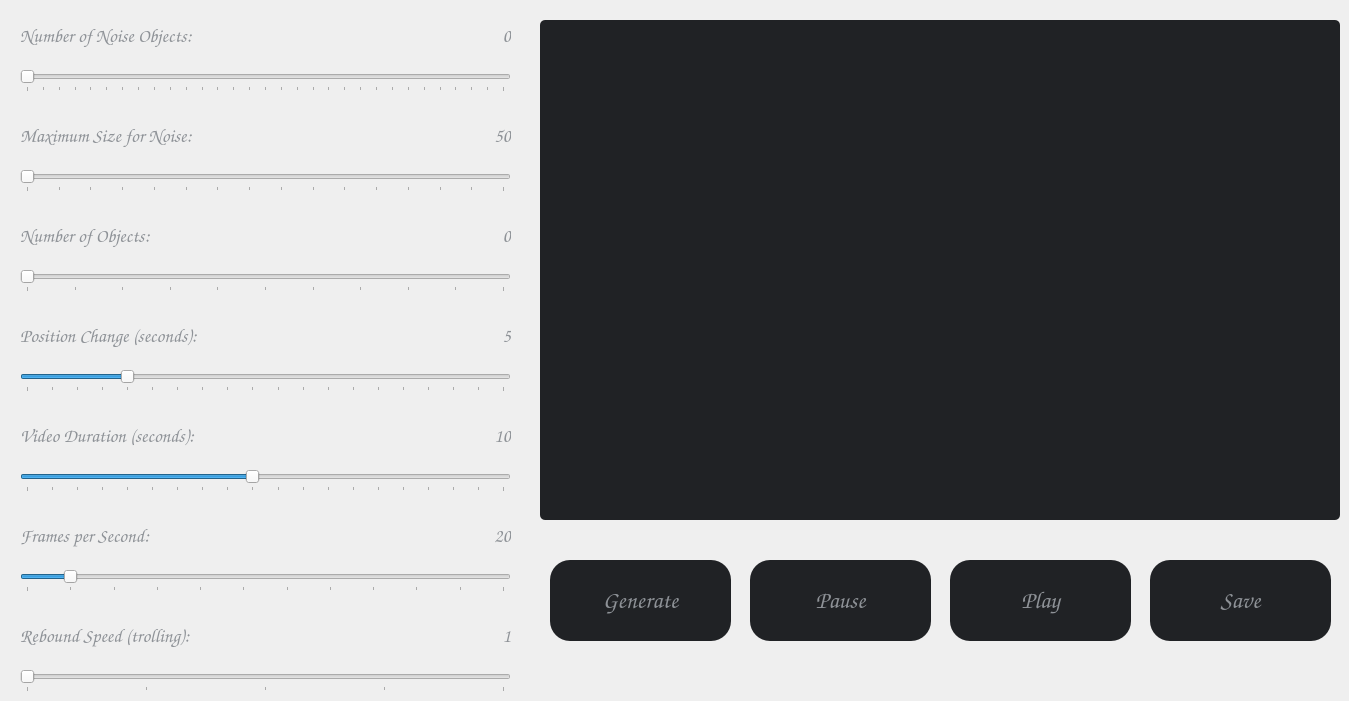
    <widget class="QWidget" name="tabGeneration">
     <attribute name="title">
      <string>Video Generation</string>
     </attribute>
     <widget class="QSlider" name="sliderNoiseObjects">
      <property name="geometry">
       <rect>
        <x>20</x>
        <y>70</y>
        <width>491</width>
        <height>22</height>
       </rect>
      </property>
      <property name="styleSheet">
       <string notr="true"/>
      </property>
      <property name="minimum">
       <number>0</number>
      </property>
      <property name="maximum">
       <number>30</number>
      </property>
      <property name="singleStep">
       <number>1</number>
      </property>
      <property name="value">
       <number>0</number>
      </property>
      <property name="sliderPosition">
       <number>0</number>
      </property>
      <property name="tracking">
       <bool>true</bool>
      </property>
      <property name="orientation">
       <enum>Qt::Horizontal</enum>
      </property>
      <property name="invertedControls">
       <bool>false</bool>
      </property>
      <property name="tickPosition">
       <enum>QSlider::TicksBelow</enum>
      </property>
      <property name="tickInterval">
       <number>1</number>
      </property>
     </widget>
     <widget class="QLabel" name="label_13">
      <property name="geometry">
       <rect>
        <x>20</x>
        <y>20</y>
        <width>321</width>
        <height>31</height>
       </rect>
      </property>
      <property name="font">
       <font>
        <family>Comic Sans MS</family>
        <pointsize>14</pointsize>
       </font>
      </property>
      <property name="styleSheet">
       <string notr="true">color: #8E9297;</string>
      </property>
      <property name="text">
       <string>Number of Noise Objects:</string>
      </property>
     </widget>
     <widget class="QLabel" name="lblNoiseObjects">
      <property name="geometry">
       <rect>
        <x>380</x>
        <y>20</y>
        <width>131</width>
        <height>31</height>
       </rect>
      </property>
      <property name="font">
       <font>
        <family>Comic Sans MS</family>
        <pointsize>14</pointsize>
       </font>
      </property>
      <property name="styleSheet">
       <string notr="true">color: #8E9297;</string>
      </property>
      <property name="text">
       <string>0</string>
      </property>
      <property name="alignment">
       <set>Qt::AlignRight|Qt::AlignTrailing|Qt::AlignVCenter</set>
      </property>
     </widget>
     <widget class="QLabel" name="label_14">
      <property name="geometry">
       <rect>
        <x>20</x>
        <y>120</y>
        <width>321</width>
        <height>31</height>
       </rect>
      </property>
      <property name="font">
       <font>
        <family>Comic Sans MS</family>
        <pointsize>14</pointsize>
       </font>
      </property>
      <property name="styleSheet">
       <string notr="true">color: #8E9297;</string>
      </property>
      <property name="text">
       <string>Maximum Size for Noise:</string>
      </property>
     </widget>
     <widget class="QSlider" name="sliderNoiseMaxSize">
      <property name="geometry">
       <rect>
        <x>20</x>
        <y>170</y>
        <width>491</width>
        <height>22</height>
       </rect>
      </property>
      <property name="styleSheet">
       <string notr="true"/>
      </property>
      <property name="minimum">
       <number>50</number>
      </property>
      <property name="maximum">
       <number>200</number>
      </property>
      <property name="singleStep">
       <number>10</number>
      </property>
      <property name="value">
       <number>50</number>
      </property>
      <property name="sliderPosition">
       <number>50</number>
      </property>
      <property name="tracking">
       <bool>true</bool>
      </property>
      <property name="orientation">
       <enum>Qt::Horizontal</enum>
      </property>
      <property name="invertedControls">
       <bool>false</bool>
      </property>
      <property name="tickPosition">
       <enum>QSlider::TicksBelow</enum>
      </property>
      <property name="tickInterval">
       <number>10</number>
      </property>
     </widget>
     <widget class="QLabel" name="lblNoiseMaxSize">
      <property name="geometry">
       <rect>
        <x>380</x>
        <y>120</y>
        <width>131</width>
        <height>31</height>
       </rect>
      </property>
      <property name="font">
       <font>
        <family>Comic Sans MS</family>
        <pointsize>14</pointsize>
       </font>
      </property>
      <property name="styleSheet">
       <string notr="true">color: #8E9297;</string>
      </property>
      <property name="text">
       <string>50</string>
      </property>
      <property name="alignment">
       <set>Qt::AlignRight|Qt::AlignTrailing|Qt::AlignVCenter</set>
      </property>
     </widget>
     <widget class="QSlider" name="sliderNumObjects">
      <property name="geometry">
       <rect>
        <x>20</x>
        <y>270</y>
        <width>491</width>
        <height>22</height>
       </rect>
      </property>
      <property name="styleSheet">
       <string notr="true"/>
      </property>
      <property name="minimum">
       <number>0</number>
      </property>
      <property name="maximum">
       <number>10</number>
      </property>
      <property name="singleStep">
       <number>1</number>
      </property>
      <property name="value">
       <number>0</number>
      </property>
      <property name="sliderPosition">
       <number>0</number>
      </property>
      <property name="tracking">
       <bool>true</bool>
      </property>
      <property name="orientation">
       <enum>Qt::Horizontal</enum>
      </property>
      <property name="invertedControls">
       <bool>false</bool>
      </property>
      <property name="tickPosition">
       <enum>QSlider::TicksBelow</enum>
      </property>
      <property name="tickInterval">
       <number>1</number>
      </property>
     </widget>
     <widget class="QLabel" name="label_15">
      <property name="geometry">
       <rect>
        <x>20</x>
        <y>220</y>
        <width>321</width>
        <height>31</height>
       </rect>
      </property>
      <property name="font">
       <font>
        <family>Comic Sans MS</family>
        <pointsize>14</pointsize>
       </font>
      </property>
      <property name="styleSheet">
       <string notr="true">color: #8E9297;</string>
      </property>
      <property name="text">
       <string>Number of Objects:</string>
      </property>
     </widget>
     <widget class="QLabel" name="lblNumObjects">
      <property name="geometry">
       <rect>
        <x>380</x>
        <y>220</y>
        <width>131</width>
        <height>31</height>
       </rect>
      </property>
      <property name="font">
       <font>
        <family>Comic Sans MS</family>
        <pointsize>14</pointsize>
       </font>
      </property>
      <property name="styleSheet">
       <string notr="true">color: #8E9297;</string>
      </property>
      <property name="text">
       <string>0</string>
      </property>
      <property name="alignment">
       <set>Qt::AlignRight|Qt::AlignTrailing|Qt::AlignVCenter</set>
      </property>
     </widget>
     <widget class="QSlider" name="sliderPositionChange">
      <property name="geometry">
       <rect>
        <x>20</x>
        <y>370</y>
        <width>491</width>
        <height>22</height>
       </rect>
      </property>
      <property name="styleSheet">
       <string notr="true"/>
      </property>
      <property name="minimum">
       <number>1</number>
      </property>
      <property name="maximum">
       <number>20</number>
      </property>
      <property name="singleStep">
       <number>1</number>
      </property>
      <property name="value">
       <number>5</number>
      </property>
      <property name="sliderPosition">
       <number>5</number>
      </property>
      <property name="tracking">
       <bool>true</bool>
      </property>
      <property name="orientation">
       <enum>Qt::Horizontal</enum>
      </property>
      <property name="invertedControls">
       <bool>false</bool>
      </property>
      <property name="tickPosition">
       <enum>QSlider::TicksBelow</enum>
      </property>
      <property name="tickInterval">
       <number>1</number>
      </property>
     </widget>
     <widget class="QLabel" name="label_16">
      <property name="geometry">
       <rect>
        <x>20</x>
        <y>320</y>
        <width>321</width>
        <height>31</height>
       </rect>
      </property>
      <property name="font">
       <font>
        <family>Comic Sans MS</family>
        <pointsize>14</pointsize>
       </font>
      </property>
      <property name="styleSheet">
       <string notr="true">color: #8E9297;</string>
      </property>
      <property name="text">
       <string>Position Change (seconds):</string>
      </property>
     </widget>
     <widget class="QLabel" name="lblPositionChange">
      <property name="geometry">
       <rect>
        <x>380</x>
        <y>320</y>
        <width>131</width>
        <height>31</height>
       </rect>
      </property>
      <property name="font">
       <font>
        <family>Comic Sans MS</family>
        <pointsize>14</pointsize>
       </font>
      </property>
      <property name="styleSheet">
       <string notr="true">color: #8E9297;</string>
      </property>
      <property name="text">
       <string>5</string>
      </property>
      <property name="alignment">
       <set>Qt::AlignRight|Qt::AlignTrailing|Qt::AlignVCenter</set>
      </property>
     </widget>
     <widget class="QSlider" name="sliderVideoDuration">
      <property name="geometry">
       <rect>
        <x>20</x>
        <y>470</y>
        <width>491</width>
        <height>22</height>
       </rect>
      </property>
      <property name="styleSheet">
       <string notr="true"/>
      </property>
      <property name="minimum">
       <number>1</number>
      </property>
      <property name="maximum">
       <number>20</number>
      </property>
      <property name="singleStep">
       <number>1</number>
      </property>
      <property name="value">
       <number>10</number>
      </property>
      <property name="sliderPosition">
       <number>10</number>
      </property>
      <property name="tracking">
       <bool>true</bool>
      </property>
      <property name="orientation">
       <enum>Qt::Horizontal</enum>
      </property>
      <property name="invertedControls">
       <bool>false</bool>
      </property>
      <property name="tickPosition">
       <enum>QSlider::TicksBelow</enum>
      </property>
      <property name="tickInterval">
       <number>1</number>
      </property>
     </widget>
     <widget class="QLabel" name="label_17">
      <property name="geometry">
       <rect>
        <x>20</x>
        <y>420</y>
        <width>321</width>
        <height>31</height>
       </rect>
      </property>
      <property name="font">
       <font>
        <family>Comic Sans MS</family>
        <pointsize>14</pointsize>
       </font>
      </property>
      <property name="styleSheet">
       <string notr="true">color: #8E9297;</string>
      </property>
      <property name="text">
       <string>Video Duration (seconds):</string>
      </property>
     </widget>
     <widget class="QLabel" name="lblVideoDuration">
      <property name="geometry">
       <rect>
        <x>380</x>
        <y>420</y>
        <width>131</width>
        <height>31</height>
       </rect>
      </property>
      <property name="font">
       <font>
        <family>Comic Sans MS</family>
        <pointsize>14</pointsize>
       </font>
      </property>
      <property name="styleSheet">
       <string notr="true">color: #8E9297;</string>
      </property>
      <property name="text">
       <string>10</string>
      </property>
      <property name="alignment">
       <set>Qt::AlignRight|Qt::AlignTrailing|Qt::AlignVCenter</set>
      </property>
     </widget>
     <widget class="QSlider" name="sliderVideoFPS">
      <property name="geometry">
       <rect>
        <x>20</x>
        <y>570</y>
        <width>491</width>
        <height>22</height>
       </rect>
      </property>
      <property name="styleSheet">
       <string notr="true"/>
      </property>
      <property name="minimum">
       <number>10</number>
      </property>
      <property name="maximum">
       <number>120</number>
      </property>
      <property name="singleStep">
       <number>10</number>
      </property>
      <property name="value">
       <number>20</number>
      </property>
      <property name="sliderPosition">
       <number>20</number>
      </property>
      <property name="tracking">
       <bool>true</bool>
      </property>
      <property name="orientation">
       <enum>Qt::Horizontal</enum>
      </property>
      <property name="invertedControls">
       <bool>false</bool>
      </property>
      <property name="tickPosition">
       <enum>QSlider::TicksBelow</enum>
      </property>
      <property name="tickInterval">
       <number>10</number>
      </property>
     </widget>
     <widget class="QLabel" name="label_18">
      <property name="geometry">
       <rect>
        <x>20</x>
        <y>520</y>
        <width>321</width>
        <height>31</height>
       </rect>
      </property>
      <property name="font">
       <font>
        <family>Comic Sans MS</family>
        <pointsize>14</pointsize>
       </font>
      </property>
      <property name="styleSheet">
       <string notr="true">color: #8E9297;</string>
      </property>
      <property name="text">
       <string>Frames per Second:</string>
      </property>
     </widget>
     <widget class="QLabel" name="lblVideoFPS">
      <property name="geometry">
       <rect>
        <x>380</x>
        <y>520</y>
        <width>131</width>
        <height>31</height>
       </rect>
      </property>
      <property name="font">
       <font>
        <family>Comic Sans MS</family>
        <pointsize>14</pointsize>
       </font>
      </property>
      <property name="styleSheet">
       <string notr="true">color: #8E9297;</string>
      </property>
      <property name="text">
       <string>20</string>
      </property>
      <property name="alignment">
       <set>Qt::AlignRight|Qt::AlignTrailing|Qt::AlignVCenter</set>
      </property>
     </widget>
     <widget class="QPushButton" name="buttGenerationGenerate">
      <property name="geometry">
       <rect>
        <x>550</x>
        <y>560</y>
        <width>181</width>
        <height>81</height>
       </rect>
      </property>
      <property name="font">
       <font>
        <family>Comic Sans MS</family>
        <pointsize>18</pointsize>
        <weight>75</weight>
        <bold>true</bold>
       </font>
      </property>
      <property name="cursor">
       <cursorShape>PointingHandCursor</cursorShape>
      </property>
      <property name="styleSheet">
       <string notr="true">background-color: #202225;
color: #8E9297;
border-radius: 20;</string>
      </property>
      <property name="text">
       <string>Generate</string>
      </property>
      <property name="autoDefault">
       <bool>false</bool>
      </property>
      <property name="default">
       <bool>false</bool>
      </property>
      <property name="flat">
       <bool>false</bool>
      </property>
     </widget>
     <widget class="QPushButton" name="buttGenerationPause">
      <property name="geometry">
       <rect>
        <x>750</x>
        <y>560</y>
        <width>181</width>
        <height>81</height>
       </rect>
      </property>
      <property name="font">
       <font>
        <family>Comic Sans MS</family>
        <pointsize>18</pointsize>
        <weight>75</weight>
        <bold>true</bold>
       </font>
      </property>
      <property name="cursor">
       <cursorShape>PointingHandCursor</cursorShape>
      </property>
      <property name="styleSheet">
       <string notr="true">background-color: #202225;
color: #8E9297;
border-radius: 20;</string>
      </property>
      <property name="text">
       <string>Pause</string>
      </property>
      <property name="autoDefault">
       <bool>false</bool>
      </property>
      <property name="default">
       <bool>false</bool>
      </property>
      <property name="flat">
       <bool>false</bool>
      </property>
     </widget>
     <widget class="QPushButton" name="buttGenerationPlay">
      <property name="geometry">
       <rect>
        <x>950</x>
        <y>560</y>
        <width>181</width>
        <height>81</height>
       </rect>
      </property>
      <property name="font">
       <font>
        <family>Comic Sans MS</family>
        <pointsize>18</pointsize>
        <weight>75</weight>
        <bold>true</bold>
       </font>
      </property>
      <property name="cursor">
       <cursorShape>PointingHandCursor</cursorShape>
      </property>
      <property name="styleSheet">
       <string notr="true">background-color: #202225;
color: #8E9297;
border-radius: 20;</string>
      </property>
      <property name="text">
       <string>Play</string>
      </property>
      <property name="autoDefault">
       <bool>false</bool>
      </property>
      <property name="default">
       <bool>false</bool>
      </property>
      <property name="flat">
       <bool>false</bool>
      </property>
     </widget>
     <widget class="QPushButton" name="buttGenerationSave">
      <property name="geometry">
       <rect>
        <x>1150</x>
        <y>560</y>
        <width>181</width>
        <height>81</height>
       </rect>
      </property>
      <property name="font">
       <font>
        <family>Comic Sans MS</family>
        <pointsize>18</pointsize>
        <weight>75</weight>
        <bold>true</bold>
       </font>
      </property>
      <property name="cursor">
       <cursorShape>PointingHandCursor</cursorShape>
      </property>
      <property name="styleSheet">
       <string notr="true">background-color: #202225;
color: #8E9297;
border-radius: 20;</string>
      </property>
      <property name="text">
       <string>Save</string>
      </property>
      <property name="autoDefault">
       <bool>false</bool>
      </property>
      <property name="default">
       <bool>false</bool>
      </property>
      <property name="flat">
       <bool>false</bool>
      </property>
     </widget>
     <widget class="QLabel" name="lblReboundSpeed">
      <property name="geometry">
       <rect>
        <x>380</x>
        <y>620</y>
        <width>131</width>
        <height>31</height>
       </rect>
      </property>
      <property name="font">
       <font>
        <family>Comic Sans MS</family>
        <pointsize>14</pointsize>
       </font>
      </property>
      <property name="styleSheet">
       <string notr="true">color: #8E9297;</string>
      </property>
      <property name="text">
       <string>1</string>
      </property>
      <property name="alignment">
       <set>Qt::AlignRight|Qt::AlignTrailing|Qt::AlignVCenter</set>
      </property>
     </widget>
     <widget class="QSlider" name="sliderReboundSpeed">
      <property name="geometry">
       <rect>
        <x>20</x>
        <y>670</y>
        <width>491</width>
        <height>22</height>
       </rect>
      </property>
      <property name="styleSheet">
       <string notr="true"/>
      </property>
      <property name="minimum">
       <number>1</number>
      </property>
      <property name="maximum">
       <number>5</number>
      </property>
      <property name="singleStep">
       <number>1</number>
      </property>
      <property name="value">
       <number>1</number>
      </property>
      <property name="sliderPosition">
       <number>1</number>
      </property>
      <property name="tracking">
       <bool>true</bool>
      </property>
      <property name="orientation">
       <enum>Qt::Horizontal</enum>
      </property>
      <property name="invertedControls">
       <bool>false</bool>
      </property>
      <property name="tickPosition">
       <enum>QSlider::TicksBelow</enum>
      </property>
      <property name="tickInterval">
       <number>1</number>
      </property>
     </widget>
     <widget class="QLabel" name="label_19">
      <property name="geometry">
       <rect>
        <x>20</x>
        <y>620</y>
        <width>321</width>
        <height>31</height>
       </rect>
      </property>
      <property name="font">
       <font>
        <family>Comic Sans MS</family>
        <pointsize>14</pointsize>
       </font>
      </property>
      <property name="styleSheet">
       <string notr="true">color: #8E9297;</string>
      </property>
      <property name="text">
       <string>Rebound Speed (trolling):</string>
      </property>
     </widget>
     <widget class="QGraphicsView" name="gViewGeneration">
      <property name="geometry">
       <rect>
        <x>540</x>
        <y>20</y>
        <width>800</width>
        <height>500</height>
       </rect>
      </property>
      <property name="styleSheet">
       <string notr="true">background-color:#202225;
border-radius:5;</string>
      </property>
     </widget>
     <widget class="QLabel" name="lblButtonGenerationGenerate">
      <property name="geometry">
       <rect>
        <x>550</x>
        <y>650</y>
        <width>181</width>
        <height>31</height>
       </rect>
      </property>
      <property name="font">
       <font>
        <family>Comic Sans MS</family>
        <pointsize>10</pointsize>
       </font>
      </property>
      <property name="styleSheet">
       <string notr="true">color: #8E9297;</string>
      </property>
      <property name="text">
       <string/>
      </property>
      <property name="alignment">
       <set>Qt::AlignCenter</set>
      </property>
     </widget>
     <widget class="QLabel" name="lblButtonGenerationPause">
      <property name="geometry">
       <rect>
        <x>750</x>
        <y>650</y>
        <width>181</width>
        <height>31</height>
       </rect>
      </property>
      <property name="font">
       <font>
        <family>Comic Sans MS</family>
        <pointsize>10</pointsize>
       </font>
      </property>
      <property name="styleSheet">
       <string notr="true">color: #8E9297;</string>
      </property>
      <property name="text">
       <string/>
      </property>
      <property name="alignment">
       <set>Qt::AlignCenter</set>
      </property>
     </widget>
     <widget class="QLabel" name="lblButtonGenerationPlay">
      <property name="geometry">
       <rect>
        <x>950</x>
        <y>650</y>
        <width>181</width>
        <height>31</height>
       </rect>
      </property>
      <property name="font">
       <font>
        <family>Comic Sans MS</family>
        <pointsize>10</pointsize>
       </font>
      </property>
      <property name="styleSheet">
       <string notr="true">color: #8E9297;</string>
      </property>
      <property name="text">
       <string/>
      </property>
      <property name="alignment">
       <set>Qt::AlignCenter</set>
      </property>
     </widget>
     <widget class="QLabel" name="lblButtonGenerationSave">
      <property name="geometry">
       <rect>
        <x>1150</x>
        <y>650</y>
        <width>181</width>
        <height>31</height>
       </rect>
      </property>
      <property name="font">
       <font>
        <family>Comic Sans MS</family>
        <pointsize>10</pointsize>
       </font>
      </property>
      <property name="styleSheet">
       <string notr="true">color: #8E9297;</string>
      </property>
      <property name="text">
       <string/>
      </property>
      <property name="alignment">
       <set>Qt::AlignCenter</set>
      </property>
     </widget>
    </widget>
